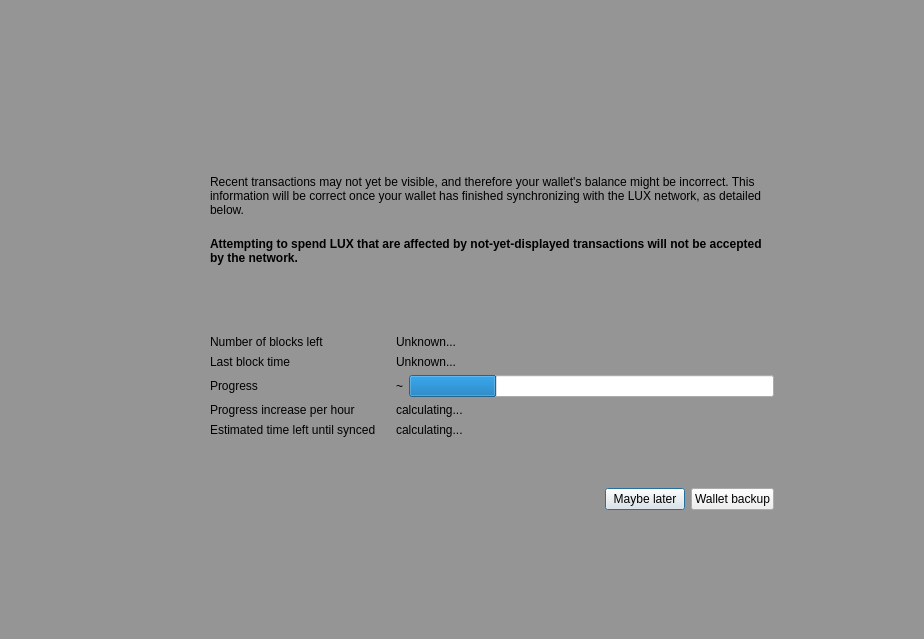
<?xml version="1.0" encoding="UTF-8"?>
<ui version="4.0">
 <class>ModalOverlay</class>
 <widget class="QWidget" name="ModalOverlay">
  <property name="geometry">
   <rect>
    <x>0</x>
    <y>0</y>
    <width>924</width>
    <height>639</height>
   </rect>
  </property>
  <property name="windowTitle">
   <string>Form</string>
  </property>
  <layout class="QVBoxLayout" name="verticalLayout" stretch="0">
   <property name="sizeConstraint">
    <enum>QLayout::SetDefaultConstraint</enum>
   </property>
   <property name="leftMargin">
    <number>0</number>
   </property>
   <property name="topMargin">
    <number>0</number>
   </property>
   <property name="rightMargin">
    <number>0</number>
   </property>
   <property name="bottomMargin">
    <number>0</number>
   </property>
   <item>
    <widget class="QWidget" name="bgWidget" native="true">
     <property name="styleSheet">
      <string notr="true">#bgWidget { background: rgba(0,0,0,96); }</string>
     </property>
     <layout class="QVBoxLayout" name="verticalLayoutMain" stretch="0">
      <property name="leftMargin">
       <number>120</number>
      </property>
      <property name="topMargin">
       <number>120</number>
      </property>
      <property name="rightMargin">
       <number>120</number>
      </property>
      <property name="bottomMargin">
       <number>120</number>
      </property>
      <item>
       <widget class="QWidget" name="contentWidget" native="true">
        <layout class="QVBoxLayout" name="verticalLayout_3" stretch="1,0">
         <property name="spacing">
          <number>0</number>
         </property>
         <property name="leftMargin">
          <number>0</number>
         </property>
         <property name="topMargin">
          <number>0</number>
         </property>
         <property name="rightMargin">
          <number>0</number>
         </property>
         <property name="bottomMargin">
          <number>0</number>
         </property>
         <item>
          <widget class="QStackedWidget" name="stackedWidget">
           <property name="currentIndex">
            <number>0</number>
           </property>
           <widget class="QWidget" name="page">
            <layout class="QVBoxLayout" name="verticalLayout_2">
             <property name="spacing">
              <number>0</number>
             </property>
             <property name="leftMargin">
              <number>30</number>
             </property>
             <property name="topMargin">
              <number>10</number>
             </property>
             <property name="rightMargin">
              <number>30</number>
             </property>
             <property name="bottomMargin">
              <number>10</number>
             </property>
             <item>
              <spacer name="verticalSpacer_3">
               <property name="orientation">
                <enum>Qt::Vertical</enum>
               </property>
               <property name="sizeType">
                <enum>QSizePolicy::Expanding</enum>
               </property>
               <property name="sizeHint" stdset="0">
                <size>
                 <width>20</width>
                 <height>40</height>
                </size>
               </property>
              </spacer>
             </item>
             <item>
              <layout class="QHBoxLayout" name="horizontalLayoutIconText" stretch="0,1">
               <property name="spacing">
                <number>20</number>
               </property>
               <property name="topMargin">
                <number>20</number>
               </property>
               <item>
                <layout class="QVBoxLayout" name="verticalLayoutIcon">
                 <item>
                  <widget class="QPushButton" name="warningIcon">
                   <property name="enabled">
                    <bool>false</bool>
                   </property>
                   <property name="text">
                    <string/>
                   </property>
                   <property name="iconSize">
                    <size>
                     <width>48</width>
                     <height>48</height>
                    </size>
                   </property>
                   <property name="flat">
                    <bool>true</bool>
                   </property>
                  </widget>
                 </item>
                 <item>
                  <spacer name="verticalSpacerWarningIcon">
                   <property name="orientation">
                    <enum>Qt::Vertical</enum>
                   </property>
                   <property name="sizeHint" stdset="0">
                    <size>
                     <width>20</width>
                     <height>40</height>
                    </size>
                   </property>
                  </spacer>
                 </item>
                </layout>
               </item>
               <item>
                <layout class="QVBoxLayout" name="verticalLayoutInfoText">
                 <property name="leftMargin">
                  <number>0</number>
                 </property>
                 <property name="topMargin">
                  <number>0</number>
                 </property>
                 <item>
                  <widget class="QLabel" name="infoText">
                   <property name="text">
                    <string>Recent transactions may not yet be visible, and therefore your wallet's balance might be incorrect. This information will be correct once your wallet has finished synchronizing with the LUX network, as detailed below.</string>
                   </property>
                   <property name="textFormat">
                    <enum>Qt::RichText</enum>
                   </property>
                   <property name="wordWrap">
                    <bool>true</bool>
                   </property>
                  </widget>
                 </item>
                 <item>
                  <widget class="QLabel" name="infoTextStrong">
                   <property name="font">
                    <font>
                     <weight>75</weight>
                     <bold>true</bold>
                    </font>
                   </property>
                   <property name="text">
                    <string>Attempting to spend LUX that are affected by not-yet-displayed transactions will not be accepted by the network.</string>
                   </property>
                   <property name="textFormat">
                    <enum>Qt::RichText</enum>
                   </property>
                   <property name="wordWrap">
                    <bool>true</bool>
                   </property>
                  </widget>
                 </item>
                 <item>
                  <spacer name="verticalSpacerInTextSpace">
                   <property name="orientation">
                    <enum>Qt::Vertical</enum>
                   </property>
                   <property name="sizeHint" stdset="0">
                    <size>
                     <width>20</width>
                     <height>40</height>
                    </size>
                   </property>
                  </spacer>
                 </item>
                 <item>
                  <layout class="QFormLayout" name="formLayout">
                   <property name="fieldGrowthPolicy">
                    <enum>QFormLayout::ExpandingFieldsGrow</enum>
                   </property>
                   <property name="horizontalSpacing">
                    <number>20</number>
                   </property>
                   <property name="verticalSpacing">
                    <number>6</number>
                   </property>
                   <property name="topMargin">
                    <number>10</number>
                   </property>
                   <item row="0" column="0">
                    <widget class="QLabel" name="labelNumberOfBlocksLeft">
                     <property name="font">
                      <font>
                       <weight>50</weight>
                       <bold>false</bold>
                      </font>
                     </property>
                     <property name="text">
                      <string>Number of blocks left</string>
                     </property>
                    </widget>
                   </item>
                   <item row="0" column="1">
                    <widget class="QLabel" name="numberOfBlocksLeft">
                     <property name="sizePolicy">
                      <sizepolicy hsizetype="Expanding" vsizetype="Preferred">
                       <horstretch>0</horstretch>
                       <verstretch>0</verstretch>
                      </sizepolicy>
                     </property>
                     <property name="text">
                      <string>Unknown...</string>
                     </property>
                    </widget>
                   </item>
                   <item row="1" column="0">
                    <widget class="QLabel" name="labelLastBlockTime">
                     <property name="font">
                      <font>
                       <weight>50</weight>
                       <bold>false</bold>
                      </font>
                     </property>
                     <property name="text">
                      <string>Last block time</string>
                     </property>
                    </widget>
                   </item>
                   <item row="1" column="1">
                    <widget class="QLabel" name="newestBlockDate">
                     <property name="sizePolicy">
                      <sizepolicy hsizetype="Expanding" vsizetype="Preferred">
                       <horstretch>0</horstretch>
                       <verstretch>0</verstretch>
                      </sizepolicy>
                     </property>
                     <property name="text">
                      <string>Unknown...</string>
                     </property>
                    </widget>
                   </item>
                   <item row="2" column="0">
                    <widget class="QLabel" name="labelSyncDone">
                     <property name="font">
                      <font>
                       <weight>50</weight>
                       <bold>false</bold>
                      </font>
                     </property>
                     <property name="text">
                      <string>Progress</string>
                     </property>
                    </widget>
                   </item>
                   <item row="2" column="1">
                    <layout class="QHBoxLayout" name="horizontalLayoutSync" stretch="0,1">
                     <property name="spacing">
                      <number>6</number>
                     </property>
                     <item>
                      <widget class="QLabel" name="percentageProgress">
                       <property name="text">
                        <string notr="true">~</string>
                       </property>
                      </widget>
                     </item>
                     <item>
                      <widget class="QProgressBar" name="progressBar">
                       <property name="value">
                        <number>24</number>
                       </property>
                       <property name="format">
                        <string/>
                       </property>
                      </widget>
                     </item>
                    </layout>
                   </item>
                   <item row="4" column="0">
                    <widget class="QLabel" name="labelProgressIncrease">
                     <property name="font">
                      <font>
                       <weight>50</weight>
                       <bold>false</bold>
                      </font>
                     </property>
                     <property name="text">
                      <string>Progress increase per hour</string>
                     </property>
                    </widget>
                   </item>
                   <item row="4" column="1">
                    <widget class="QLabel" name="progressIncreasePerH">
                     <property name="sizePolicy">
                      <sizepolicy hsizetype="Expanding" vsizetype="Preferred">
                       <horstretch>0</horstretch>
                       <verstretch>0</verstretch>
                      </sizepolicy>
                     </property>
                     <property name="text">
                      <string>calculating...</string>
                     </property>
                    </widget>
                   </item>
                   <item row="5" column="0">
                    <widget class="QLabel" name="labelEstimatedTimeLeft">
                     <property name="font">
                      <font>
                       <weight>50</weight>
                       <bold>false</bold>
                      </font>
                     </property>
                     <property name="text">
                      <string>Estimated time left until synced</string>
                     </property>
                    </widget>
                   </item>
                   <item row="5" column="1">
                    <widget class="QLabel" name="expectedTimeLeft">
                     <property name="sizePolicy">
                      <sizepolicy hsizetype="Expanding" vsizetype="Preferred">
                       <horstretch>0</horstretch>
                       <verstretch>0</verstretch>
                      </sizepolicy>
                     </property>
                     <property name="text">
                      <string>calculating...</string>
                     </property>
                    </widget>
                   </item>
                  </layout>
                 </item>
                </layout>
               </item>
              </layout>
             </item>
             <item>
              <spacer name="verticalSpacer_4">
               <property name="orientation">
                <enum>Qt::Vertical</enum>
               </property>
               <property name="sizeHint" stdset="0">
                <size>
                 <width>20</width>
                 <height>40</height>
                </size>
               </property>
              </spacer>
             </item>
            </layout>
           </widget>
           <widget class="QWidget" name="page_2">
            <layout class="QVBoxLayout" name="verticalLayout_4">
             <property name="spacing">
              <number>15</number>
             </property>
             <property name="leftMargin">
              <number>30</number>
             </property>
             <property name="topMargin">
              <number>0</number>
             </property>
             <property name="rightMargin">
              <number>30</number>
             </property>
             <property name="bottomMargin">
              <number>0</number>
             </property>
             <item>
              <spacer name="verticalSpacer_2">
               <property name="orientation">
                <enum>Qt::Vertical</enum>
               </property>
               <property name="sizeHint" stdset="0">
                <size>
                 <width>20</width>
                 <height>40</height>
                </size>
               </property>
              </spacer>
             </item>
             <item>
              <layout class="QGridLayout" name="gridLayout">
               <item row="0" column="1">
                <widget class="QLabel" name="labelNote">
                 <property name="layoutDirection">
                  <enum>Qt::LeftToRight</enum>
                 </property>
                 <property name="text">
                  <string>Wallet backup prompt</string>
                 </property>
                 <property name="alignment">
                  <set>Qt::AlignLeading|Qt::AlignLeft|Qt::AlignVCenter</set>
                 </property>
                </widget>
               </item>
               <item row="1" column="1">
                <widget class="QLabel" name="labelMessage">
                 <property name="text">
                  <string>Please backup your wallet as soon as possible.
Please make sure to keep an updated antivirus and operating system. We can not recover Your funds if you visit phishing site or lose your backup. Please make sure to keep backups of your private keys or files. We do not store your private keys on this wallet. And you as a user, are entirely responsible for your funds and your own security.</string>
                 </property>
                 <property name="alignment">
                  <set>Qt::AlignLeading|Qt::AlignLeft|Qt::AlignVCenter</set>
                 </property>
                 <property name="wordWrap">
                  <bool>true</bool>
                 </property>
                </widget>
               </item>
               <item row="0" column="0">
                <widget class="QPushButton" name="warningIconBackup">
                 <property name="enabled">
                  <bool>false</bool>
                 </property>
                 <property name="sizePolicy">
                  <sizepolicy hsizetype="Fixed" vsizetype="Fixed">
                   <horstretch>0</horstretch>
                   <verstretch>0</verstretch>
                  </sizepolicy>
                 </property>
                 <property name="minimumSize">
                  <size>
                   <width>30</width>
                   <height>30</height>
                  </size>
                 </property>
                 <property name="maximumSize">
                  <size>
                   <width>30</width>
                   <height>30</height>
                  </size>
                 </property>
                 <property name="text">
                  <string/>
                 </property>
                 <property name="iconSize">
                  <size>
                   <width>30</width>
                   <height>30</height>
                  </size>
                 </property>
                 <property name="flat">
                  <bool>true</bool>
                 </property>
                </widget>
               </item>
               <item row="1" column="0">
                <spacer name="horizontalSpacer_2">
                 <property name="orientation">
                  <enum>Qt::Horizontal</enum>
                 </property>
                 <property name="sizeType">
                  <enum>QSizePolicy::Fixed</enum>
                 </property>
                 <property name="sizeHint" stdset="0">
                  <size>
                   <width>30</width>
                   <height>20</height>
                  </size>
                 </property>
                </spacer>
               </item>
              </layout>
             </item>
             <item>
              <spacer name="verticalSpacer">
               <property name="orientation">
                <enum>Qt::Vertical</enum>
               </property>
               <property name="sizeType">
                <enum>QSizePolicy::Expanding</enum>
               </property>
               <property name="sizeHint" stdset="0">
                <size>
                 <width>20</width>
                 <height>40</height>
                </size>
               </property>
              </spacer>
             </item>
            </layout>
           </widget>
          </widget>
         </item>
         <item>
          <widget class="QWidget" name="buttonsContainerWhite" native="true">
           <layout class="QHBoxLayout" name="horizontalLayout">
            <property name="leftMargin">
             <number>30</number>
            </property>
            <property name="topMargin">
             <number>15</number>
            </property>
            <property name="rightMargin">
             <number>30</number>
            </property>
            <item>
             <spacer name="horizontalSpacer">
              <property name="orientation">
               <enum>Qt::Horizontal</enum>
              </property>
              <property name="sizeHint" stdset="0">
               <size>
                <width>40</width>
                <height>20</height>
               </size>
              </property>
             </spacer>
            </item>
            <item>
             <widget class="QPushButton" name="closeButton">
              <property name="focusPolicy">
               <enum>Qt::StrongFocus</enum>
              </property>
              <property name="text">
               <string>Maybe later</string>
              </property>
              <property name="shortcut">
               <string>Esc</string>
              </property>
              <property name="default">
               <bool>true</bool>
              </property>
             </widget>
            </item>
            <item>
             <widget class="QPushButton" name="walletBackupButton">
              <property name="text">
               <string>Wallet backup</string>
              </property>
             </widget>
            </item>
           </layout>
          </widget>
         </item>
        </layout>
       </widget>
      </item>
     </layout>
    </widget>
   </item>
  </layout>
 </widget>
 <resources/>
 <connections/>
</ui>
